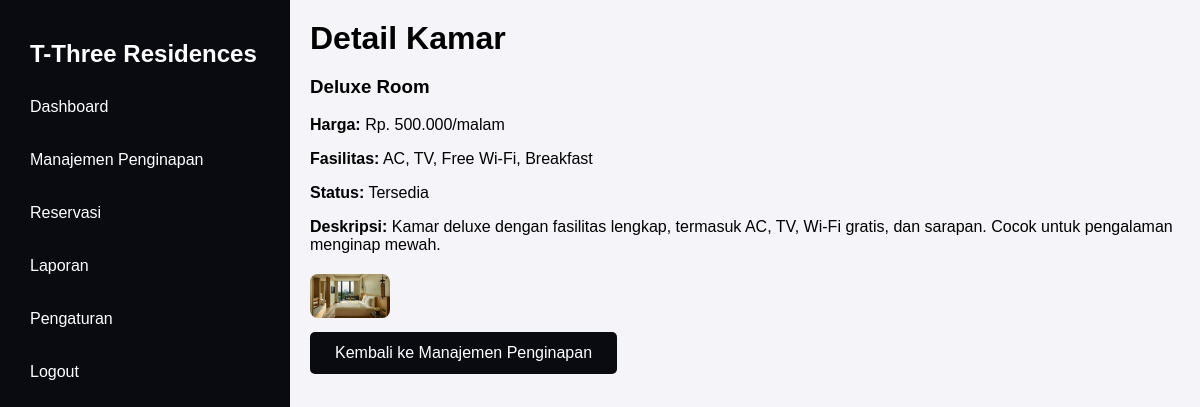
Page /admin/detail_kamar.php?id_kamar=13 (signed in) on the committed database.
### tables this page shows
CREATE TABLE `settings` (
  `id` int(11) NOT NULL,
  `setting_key` varchar(255) NOT NULL,
  `value` text NOT NULL
);

CREATE TABLE `kamar` (
  `id_kamar` int(11) NOT NULL,
  `nama_kamar` varchar(255) NOT NULL,
  `harga` int(11) NOT NULL,
  `fasilitas` text DEFAULT NULL,
  `status` enum('tersedia','terisi') DEFAULT 'tersedia',
  `tipe_kamar` enum('deluxe','standard','suite','') NOT NULL,
  `gambar` varchar(255) DEFAULT NULL,
  `created_at` timestamp NOT NULL DEFAULT current_timestamp(),
  `deskripsi` text NOT NULL
);

### admin/detail_kamar.php (the view, shortened to what this page needs)
<?php
    include "../config/koneksi.php";
    $id_kamar = $_GET['id_kamar'];
    $query_kamar = mysqli_query($koneksi, "SELECT * FROM kamar WHERE id_kamar = '$id_kamar'");
    $kamar = mysqli_fetch_assoc($query_kamar);
    $query_website = mysqli_query($koneksi, "SELECT value FROM settings WHERE setting_key = 'website_name'");
    $website = mysqli_fetch_assoc($query_website);
    $website_name = $website['value'];
?>
<!DOCTYPE html>
<html lang="id">
<head>
    <link rel="stylesheet" href="../assets/css/admin.css">
</head>
<body>
    <div class="dashboard-container">
        <?php include '../includes/sidebar.php'; ?>
        <main>
            <header>
                <h1>Detail Kamar</h1>
            </header>
            <section class="main-content">
                <h3><?= $kamar['nama_kamar']; ?></h3>
                <p><strong>Harga:</strong> Rp. <?= number_format($kamar['harga'], 0, ',', '.'); ?>/malam</p>
                <p><strong>Fasilitas:</strong> <?= $kamar['fasilitas']; ?></p>
                <p><strong>Status:</strong> <?= ucfirst($kamar['status']); ?></p>
                <p><strong>Deskripsi:</strong> <?= $kamar['deskripsi']; ?></p>
                <div class="kamar-img">
                    <img src="../assets/uploads/<?= $kamar['gambar']; ?>" alt="Gambar Kamar" width="300"
                        style="max-width: 100%; height: auto; border-radius: 8px;">
                </div>
                <a href="manajemen_penginapan.php"><button class="btn-primary">Kembali ke Manajemen
                        Penginapan</button></a>
            </section>
        </main>
    </div>
</body>
</html>

### includes/sidebar.php
<aside class="sidebar">
    <h2><?= $website_name ?></h2>
    <nav>
        <ul>
            <li><a href="dashboard.php">Dashboard</a></li>
            <li><a href="manajemen_penginapan.php">Manajemen Penginapan</a></li>
            <li><a href="reservasi.php">Reservasi</a></li>
            <li><a href="laporan.php">Laporan</a></li>
            <li><a href="settings.php">Pengaturan</a></li>
            <li><a href="../logout.php">Logout</a></li>
        </ul>
    </nav>
</aside>

### assets/css/admin.css (style rules this page uses)
body { font-family: Arial, sans-serif; margin: 0; padding: 0; background-color: #f4f4f9; }
.dashboard-container { display: flex; }
.sidebar { position: fixed; top: 0; left: 0; z-index: 1000; width: 250px; background-color: #090b11; color: white; padding: 20px; height: 100vh; }
.sidebar h2 { color: white; text-align: left; padding-left: 10px; }
.sidebar nav ul { list-style: none; padding: 0; }
.sidebar nav ul li { margin: 15px 0; }
.sidebar nav ul li a { color: white; text-decoration: none; display: block; padding: 10px; }
main { flex: 1; padding: 20px; margin-left: 290px; }
h1 { margin: 0; }
img { border-radius: 5px; width: 80px; height: 50px; object-fit: cover; }
.btn-primary { background-color: #090b11; color: white; padding: 12px 25px; border: none; border-radius: 5px; cursor: pointer; font-size: 16px; margin-top: 10px; text-decoration: none; }
.kamar-img { margin-top: 20px; }
.kamar-img img { border-radius: 8px; max-width: 100%; height: auto; }

### rows in the picture
settings: value "T-Three Residences"
kamar: nama_kamar "Deluxe Room", harga "500.000", fasilitas "AC, TV, Free Wi-Fi, Breakfast", status "Tersedia", deskripsi "Kamar deluxe dengan fasilitas lengkap, termasuk AC, TV, Wi-Fi gratis, dan sarapan. Cocok untuk pengalaman menginap mewah.", gambar (picture)
